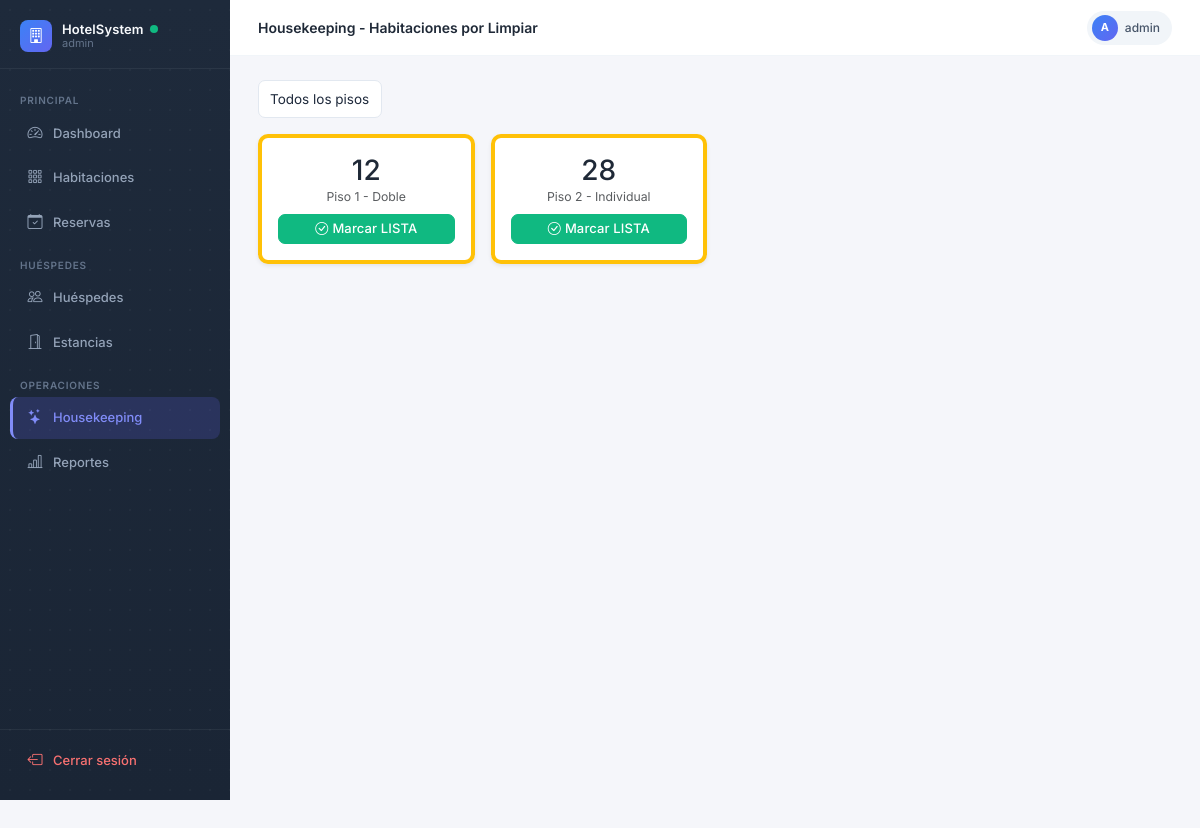
/housekeeping/ (signed in), run on an earlier commit of the app's database.
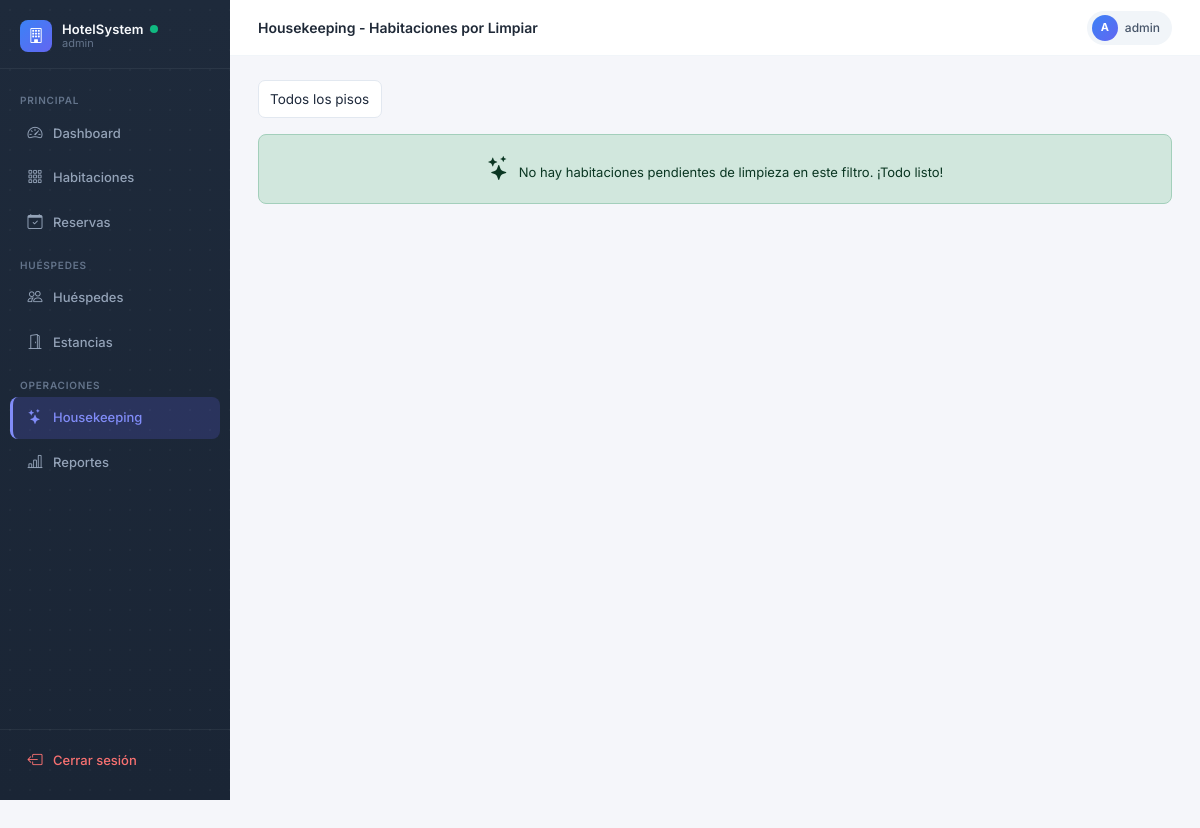
And on a later commit of the database.
### hotel/models.py (models this page shows, shortened)
class Habitacion(models.Model):
    DISPONIBLE = 'DISPONIBLE'
    OCUPADA = 'OCUPADA'
    LIMPIEZA = 'LIMPIEZA'
    MANTENIMIENTO = 'MANTENIMIENTO'
    ESTADO_CHOICES = [
        (DISPONIBLE, 'Disponible'),
        (OCUPADA, 'Ocupada'),
        (LIMPIEZA, 'En Limpieza'),
        (MANTENIMIENTO, 'En Mantenimiento'),
    ]
    hotel = models.ForeignKey(Hotel, on_delete=models.CASCADE, related_name='habitaciones')
    tipo = models.ForeignKey(TipoHabitacion, on_delete=models.CASCADE, related_name='habitaciones')
    numero = models.CharField(max_length=10)
    piso = models.IntegerField()
    estado = models.CharField(max_length=20, choices=ESTADO_CHOICES, default=DISPONIBLE)
    imagen_url = models.URLField(blank=True, null=True)
    imagenes_urls = models.JSONField(default=list, blank=True)
    class Meta:
        verbose_name = 'Habitación'
        verbose_name_plural = 'Habitaciones'
        unique_together = ['hotel', 'numero']

class TipoHabitacion(models.Model):
    hotel = models.ForeignKey(Hotel, on_delete=models.CASCADE, related_name='tipos_habitacion')
    nombre = models.CharField(max_length=100)
    capacidad = models.IntegerField(validators=[MinValueValidator(1)])
    precio_base = models.DecimalField(max_digits=10, decimal_places=2)
    amenidades = models.JSONField(default=list)
    class Meta:
        verbose_name = 'Tipo de Habitación'
        verbose_name_plural = 'Tipos de Habitación'

### views_frontend.py (the view)
# urls.py: path('housekeeping/', housekeeping_view, name='housekeeping'),
@login_required
def housekeeping_view(request):
    piso = request.GET.get('piso', '')
    habitaciones = Habitacion.objects.filter(estado='LIMPIEZA').select_related('tipo').order_by('piso', 'numero')
    if piso:
        habitaciones = habitaciones.filter(piso=piso)
    pisos_disponibles = Habitacion.objects.values_list('piso', flat=True).distinct().order_by('piso')
    return render(request, 'housekeeping.html', {
        'habitaciones': habitaciones,
        'piso_filtro': piso,
        'pisos': pisos_disponibles
    })

### templates/housekeeping.html (shortened to what this page needs)
{% extends 'base.html' %}
{% block page_title %}Housekeeping - Habitaciones por Limpiar{% endblock %}
{% block content %}
<div class="d-flex justify-content-between mb-3 align-items-center">
  <form method="get" class="d-flex gap-2">
    <select name="piso" class="form-select form-select-sm" onchange="this.form.submit()">
      <option value="">Todos los pisos</option>
    </select>
  </form>
</div>
<div class="row g-3">
  {% for hab in habitaciones %}
  <div class="col-md-3">
    <div class="card p-3 border-warning border-start border-4 shadow-sm text-center">
      <h3 class="mb-0">{{ hab.numero }}</h3>
      <p class="text-muted small mb-2">Piso {{ hab.piso }} - {{ hab.tipo.nombre }}</p>
      <form method="post" action="/housekeeping/{{ hab.id }}/estado/">
        <button type="submit" class="btn btn-sm btn-success w-100" onclick="return confirm('¿Marcar habitación {{ hab.numero }} como LISTA?')">
          <i class="bi bi-check-circle me-1"></i>Marcar LISTA
        </button>
      </form>
    </div>
  </div>
  {% empty %}
  <div class="col-12">
    <div class="alert alert-success text-center">
      <i class="bi bi-stars me-2 fs-4"></i>No hay habitaciones pendientes de limpieza en este filtro. ¡Todo listo!
    </div>
  </div>
  {% endfor %}
</div>
{% endblock %}

What changed in the data, as far as the page shows it:
no longer on this page (row edited): Habitacion: numero "12", piso "1", tipo.nombre "Doble"
no longer on this page (row edited): Habitacion: numero "28", piso "2", tipo.nombre "Individual"
Also different on the page:
text now shown: "No hay habitaciones pendientes de limpieza en este filtro. ¡Todo listo!"
